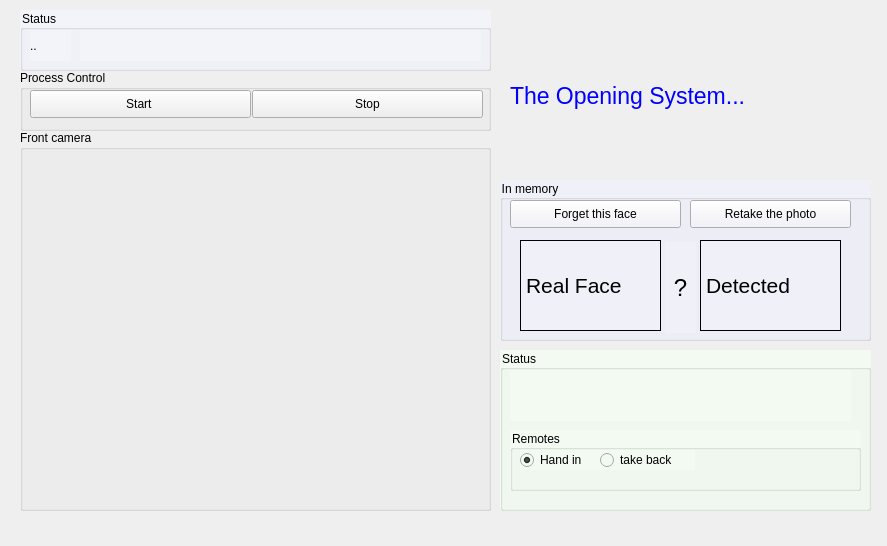
<?xml version="1.0" encoding="UTF-8"?>
<ui version="4.0">
 <class>MainWindow</class>
 <widget class="QMainWindow" name="MainWindow">
  <property name="geometry">
   <rect>
    <x>0</x>
    <y>0</y>
    <width>887</width>
    <height>546</height>
   </rect>
  </property>
  <property name="windowTitle">
   <string>MainWindow</string>
  </property>
  <property name="styleSheet">
   <string notr="true"/>
  </property>
  <widget class="QWidget" name="centralWidget">
   <widget class="QLabel" name="header">
    <property name="geometry">
     <rect>
      <x>510</x>
      <y>20</y>
      <width>361</width>
      <height>151</height>
     </rect>
    </property>
    <property name="font">
     <font>
      <pointsize>17</pointsize>
     </font>
    </property>
    <property name="autoFillBackground">
     <bool>false</bool>
    </property>
    <property name="styleSheet">
     <string notr="true">color:blue;</string>
    </property>
    <property name="text">
     <string>The Opening System...</string>
    </property>
   </widget>
   <widget class="QGroupBox" name="groupBox">
    <property name="geometry">
     <rect>
      <x>500</x>
      <y>180</y>
      <width>371</width>
      <height>161</height>
     </rect>
    </property>
    <property name="styleSheet">
     <string notr="true">background-color:#f0f0f9</string>
    </property>
    <property name="title">
     <string>In memory</string>
    </property>
    <widget class="QPushButton" name="forget_person">
     <property name="geometry">
      <rect>
       <x>10</x>
       <y>20</y>
       <width>171</width>
       <height>28</height>
      </rect>
     </property>
     <property name="mouseTracking">
      <bool>false</bool>
     </property>
     <property name="text">
      <string>Forget this face</string>
     </property>
    </widget>
    <widget class="QLabel" name="label_5">
     <property name="geometry">
      <rect>
       <x>20</x>
       <y>60</y>
       <width>141</width>
       <height>91</height>
      </rect>
     </property>
     <property name="font">
      <font>
       <pointsize>16</pointsize>
      </font>
     </property>
     <property name="frameShape">
      <enum>QFrame::Box</enum>
     </property>
     <property name="text">
      <string>Real Face</string>
     </property>
    </widget>
    <widget class="QLabel" name="label_2">
     <property name="geometry">
      <rect>
       <x>200</x>
       <y>60</y>
       <width>141</width>
       <height>91</height>
      </rect>
     </property>
     <property name="font">
      <font>
       <pointsize>16</pointsize>
      </font>
     </property>
     <property name="frameShape">
      <enum>QFrame::Box</enum>
     </property>
     <property name="text">
      <string>Detected</string>
     </property>
    </widget>
    <widget class="QPushButton" name="retakeBtn">
     <property name="geometry">
      <rect>
       <x>190</x>
       <y>20</y>
       <width>161</width>
       <height>28</height>
      </rect>
     </property>
     <property name="text">
      <string>Retake the photo</string>
     </property>
    </widget>
    <widget class="QLabel" name="label_3">
     <property name="geometry">
      <rect>
       <x>165</x>
       <y>62</y>
       <width>31</width>
       <height>91</height>
      </rect>
     </property>
     <property name="font">
      <font>
       <pointsize>18</pointsize>
      </font>
     </property>
     <property name="text">
      <string>?</string>
     </property>
     <property name="alignment">
      <set>Qt::AlignCenter</set>
     </property>
    </widget>
   </widget>
   <widget class="QGroupBox" name="groupBox_2">
    <property name="geometry">
     <rect>
      <x>20</x>
      <y>130</y>
      <width>471</width>
      <height>381</height>
     </rect>
    </property>
    <property name="title">
     <string>Front camera</string>
    </property>
    <widget class="QLabel" name="label">
     <property name="geometry">
      <rect>
       <x>10</x>
       <y>20</y>
       <width>451</width>
       <height>331</height>
      </rect>
     </property>
     <property name="text">
      <string/>
     </property>
    </widget>
   </widget>
   <widget class="QGroupBox" name="groupBox_3">
    <property name="geometry">
     <rect>
      <x>500</x>
      <y>350</y>
      <width>371</width>
      <height>161</height>
     </rect>
    </property>
    <property name="styleSheet">
     <string notr="true">background-color:#f2faf2</string>
    </property>
    <property name="title">
     <string>Status</string>
    </property>
    <widget class="QLabel" name="label_4">
     <property name="geometry">
      <rect>
       <x>10</x>
       <y>20</y>
       <width>341</width>
       <height>51</height>
      </rect>
     </property>
     <property name="font">
      <font>
       <pointsize>11</pointsize>
      </font>
     </property>
     <property name="text">
      <string/>
     </property>
    </widget>
    <widget class="QGroupBox" name="groupBox_4">
     <property name="geometry">
      <rect>
       <x>10</x>
       <y>80</y>
       <width>351</width>
       <height>61</height>
      </rect>
     </property>
     <property name="title">
      <string>Remotes</string>
     </property>
     <widget class="QRadioButton" name="handin">
      <property name="geometry">
       <rect>
        <x>10</x>
        <y>20</y>
        <width>95</width>
        <height>20</height>
       </rect>
      </property>
      <property name="text">
       <string>Hand in</string>
      </property>
      <property name="checked">
       <bool>true</bool>
      </property>
     </widget>
     <widget class="QRadioButton" name="takeback">
      <property name="geometry">
       <rect>
        <x>90</x>
        <y>20</y>
        <width>95</width>
        <height>20</height>
       </rect>
      </property>
      <property name="text">
       <string>take back</string>
      </property>
     </widget>
    </widget>
   </widget>
   <widget class="QLabel" name="foundedID">
    <property name="geometry">
     <rect>
      <x>690</x>
      <y>130</y>
      <width>171</width>
      <height>41</height>
     </rect>
    </property>
    <property name="font">
     <font>
      <pointsize>12</pointsize>
     </font>
    </property>
    <property name="text">
     <string/>
    </property>
   </widget>
   <widget class="QGroupBox" name="groupBox_5">
    <property name="geometry">
     <rect>
      <x>20</x>
      <y>70</y>
      <width>471</width>
      <height>61</height>
     </rect>
    </property>
    <property name="title">
     <string>Process Control</string>
    </property>
    <widget class="QPushButton" name="startBtn">
     <property name="geometry">
      <rect>
       <x>10</x>
       <y>20</y>
       <width>221</width>
       <height>28</height>
      </rect>
     </property>
     <property name="text">
      <string>Start </string>
     </property>
    </widget>
    <widget class="QPushButton" name="stopBtn">
     <property name="geometry">
      <rect>
       <x>232</x>
       <y>20</y>
       <width>231</width>
       <height>28</height>
      </rect>
     </property>
     <property name="text">
      <string>Stop</string>
     </property>
    </widget>
   </widget>
   <widget class="QGroupBox" name="statBox">
    <property name="geometry">
     <rect>
      <x>20</x>
      <y>10</y>
      <width>471</width>
      <height>61</height>
     </rect>
    </property>
    <property name="styleSheet">
     <string notr="true">background-color:#f3f3fa</string>
    </property>
    <property name="title">
     <string>Status</string>
    </property>
    <widget class="QLabel" name="isOnline">
     <property name="geometry">
      <rect>
       <x>10</x>
       <y>20</y>
       <width>41</width>
       <height>31</height>
      </rect>
     </property>
     <property name="text">
      <string>..</string>
     </property>
    </widget>
    <widget class="QLabel" name="isOnlineStat">
     <property name="geometry">
      <rect>
       <x>60</x>
       <y>20</y>
       <width>401</width>
       <height>31</height>
      </rect>
     </property>
     <property name="font">
      <font>
       <pointsize>12</pointsize>
      </font>
     </property>
     <property name="text">
      <string/>
     </property>
    </widget>
   </widget>
  </widget>
 </widget>
 <layoutdefault spacing="6" margin="11"/>
 <resources/>
 <connections/>
</ui>
